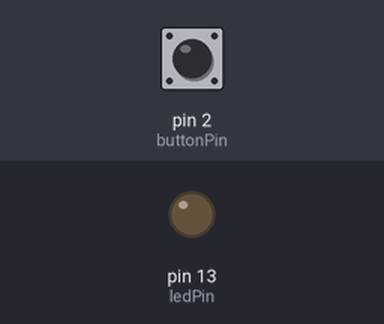
This sketch was run on a simulated Arduino Uno, built with avr-gcc and run on an emulated ATmega328P. On the bench: output pins drawn as LEDs (lit = HIGH). The inputs (shaded band) are chosen by the test bench; at power-on: pin 2 (buttonPin) HIGH.

Above: at 1.2 s.
1.3 s: pin 2 (buttonPin) pulled LOW for 0.15 s
At 1.37 s:
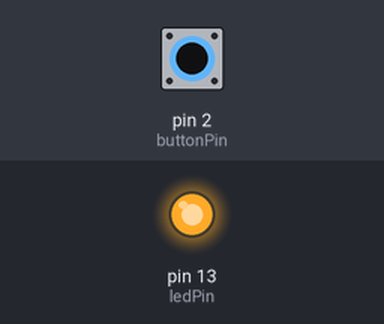
2.9 s: pin 2 (buttonPin) pulled LOW for 3.2 s
At 7.0 s:
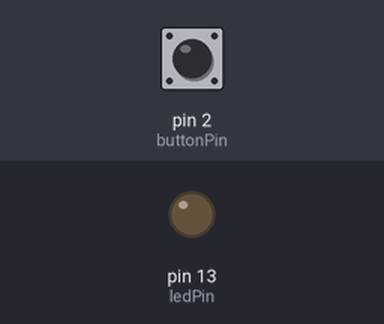
Timing chart, 0 to 8.5 s (numbered marks = the images above; inputs shaded):
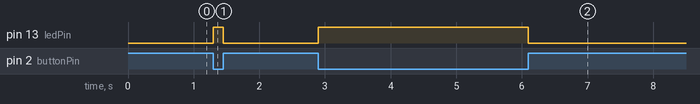

The sketch:

button_test.ino
```cpp
const int buttonPin = 2;    // Pin connected to the button
const int ledPin = 13;      // Pin connected to the LED

void setup() {
  pinMode(buttonPin, INPUT_PULLUP); // Initialize button pin as input with internal pull-up resistor
  pinMode(ledPin, OUTPUT);          // Initialize LED pin as output
}

void loop() {
  int buttonState = digitalRead(buttonPin); // Read the button state

  if (buttonState == HIGH) { // Button is pressed
    digitalWrite(ledPin, LOW); // Turn on LED
  } else {
    digitalWrite(ledPin, HIGH); // Turn off LED
  }
}
```

Measured:
- after the input at 1.3 s, pin 13 (ledPin): LOW → HIGH at once, → LOW 0.15 s later
- after the input at 2.9 s, pin 13 (ledPin): LOW → HIGH at once, → LOW 3.2 s later
